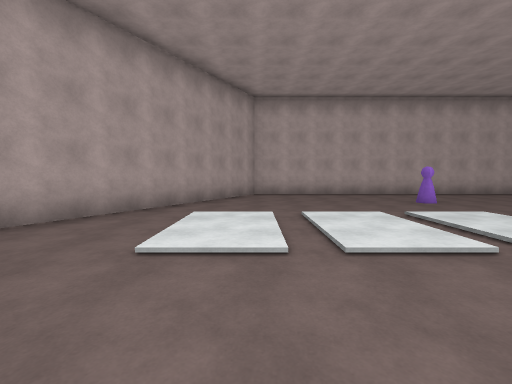
[1] (above)

13 first-person views from a walk through a 3-D level made in the Unity game engine. The camera is 1.5 m above the floor, tilts 4° down and sees 90° across. The floor is counted in squares, 2 m on a side. Each view is taken from the middle of a square. On the plan, view 1 faces up. The plan holds only what a view shows up to about 9 squares ahead; the rest is blank. The place goes on beyond the plan. The player character is not drawn.

[2]
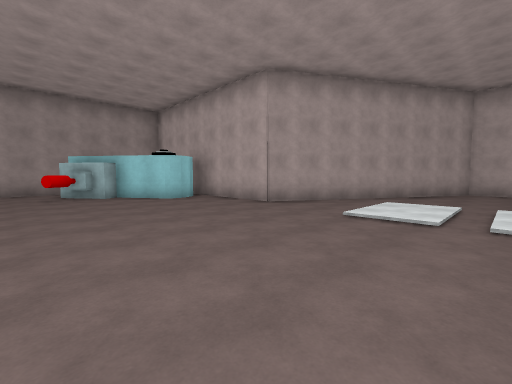

[3]
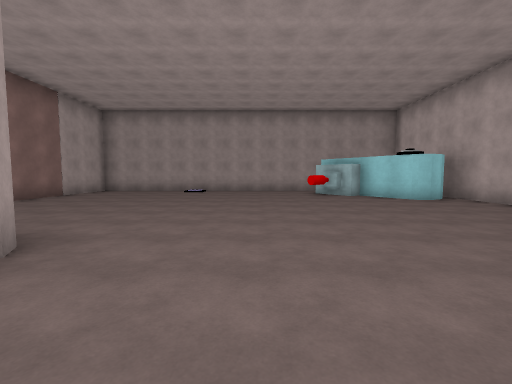

[4]
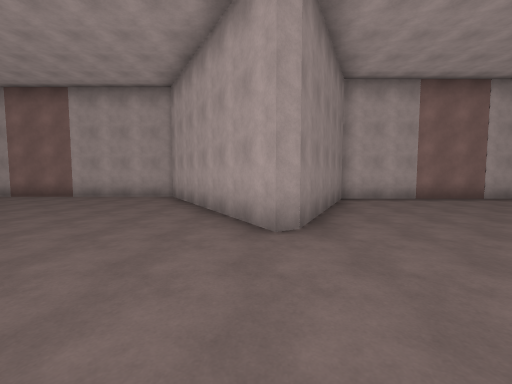

[5]
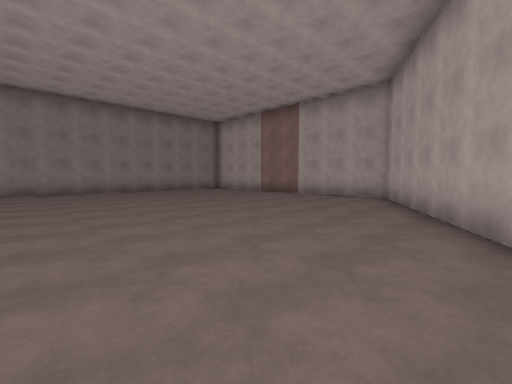

[6]
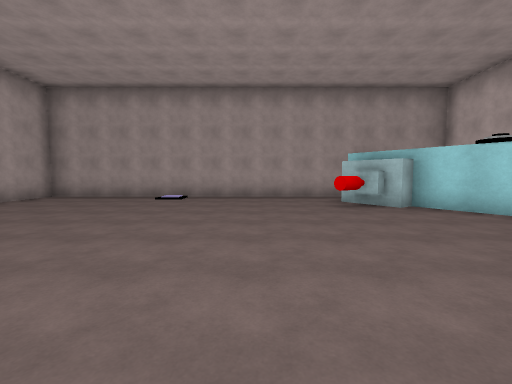

[7]
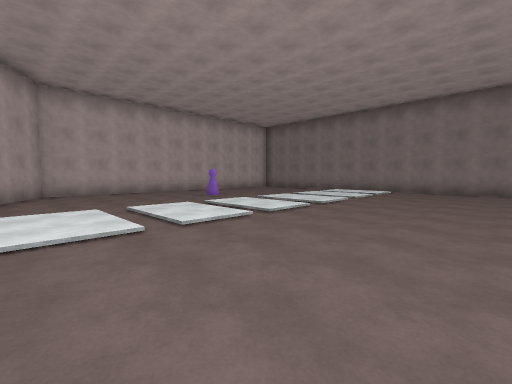

[8]
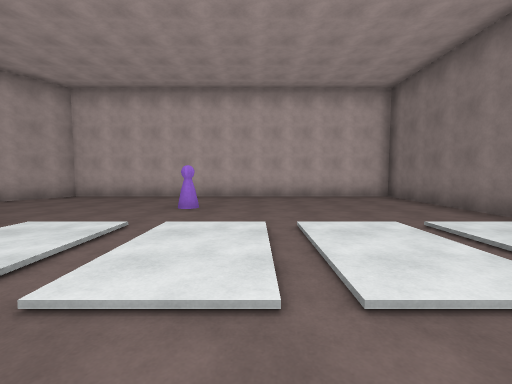

[9]
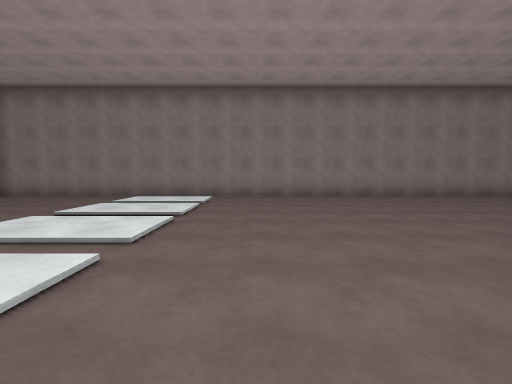

[10]
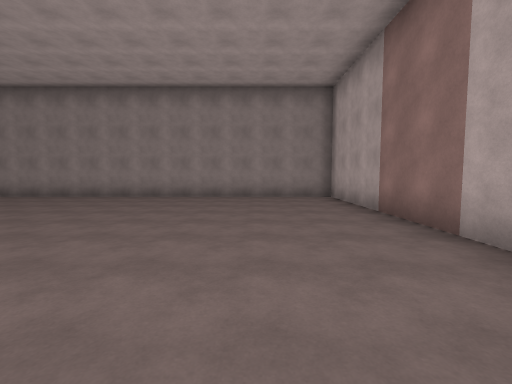

[11]
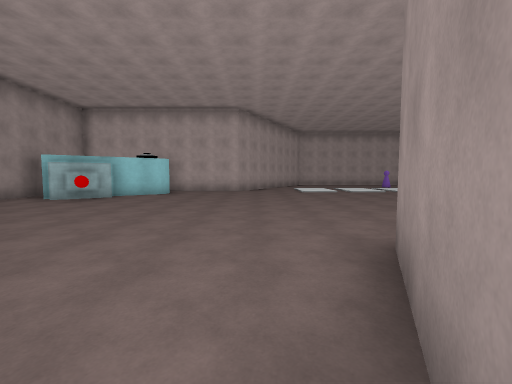

[12]
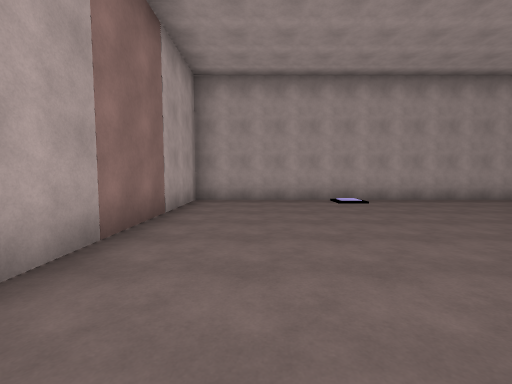

[13]
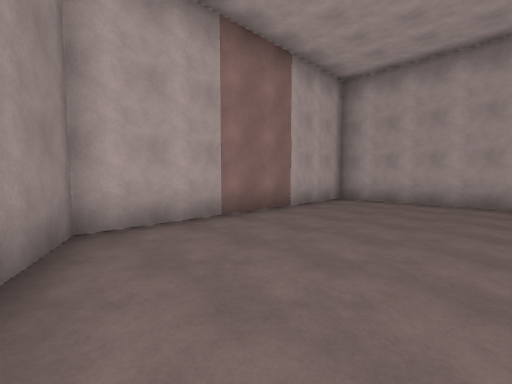

### Floor plan
Key: @ floor where view 1 was taken; # wall or solid block; . main floor; : floor 0.25 m higher than the main floor; / step, stairs or slope; O other object.
Columns run from 11 left of view 1 to 11 right of it. Each row starts with its distance up from view 1.
 10            ############
  9           #...........#
  8          ##...........#
  7          #.....O......#
  6         ##............#
  5         #.............#
  4         ../:/::/:/:/:/#
  3    #....../:/::/:/:/:/#
  2    #O.................#
  1 # ##..................#
  0 #.#O.......@..........#
 -1 #..O..................#
 -2 #.....................#
 -3 #.....................#
 -4 #.....................#
 -5 #.....................#
 -6 #O........#...........#
 -7 #........##...........#
 -8 #........###..........#
 -9 #.......## ##.........#
-10 #########   #.........#
-11             ###########

Where each view was taken, in squares from view 1:
view 1: 0 up, 0 right, facing up
view 2: 2 down, 1 right, facing up-left
view 3: 3 down, 1 right, facing left
view 4: 2 down, 1 left, facing down
view 5: 2 down, 1 left, facing down-right
view 6: 3 down, 2 left, facing left
view 7: 1 down, 1 left, facing up-right
view 8: 1 up, 6 right, facing up
view 9: 1 up, 2 right, facing right
view 10: 8 down, 2 right, facing right
view 11: 8 down, 3 left, facing up
view 12: 8 down, 3 left, facing left
view 13: 6 down, 3 left, facing down-left
